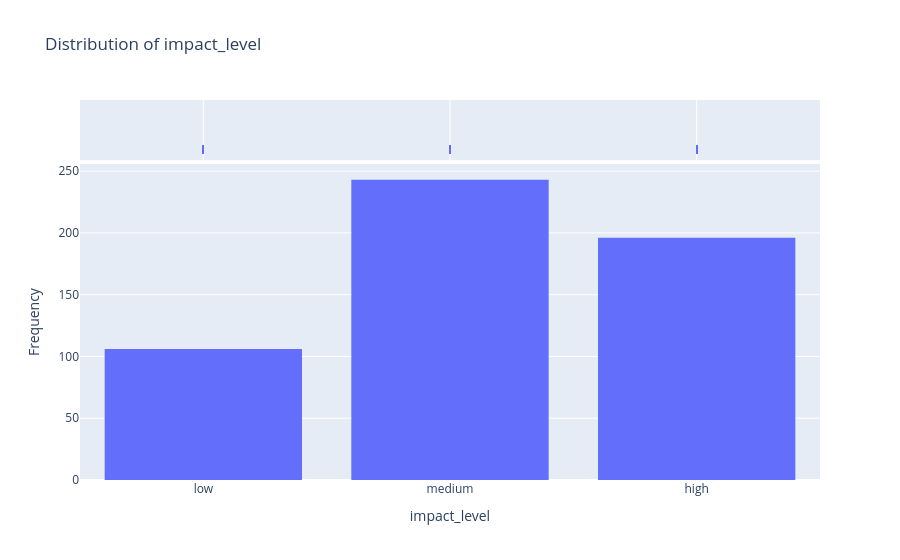

Notebook cell for this chart:
### Markdown cell above
The impact length attribute has three unique values:

- Less than 2 years: issues whose impact lasts fewer than two years,
- 2 to 5 years: issues whose impact persists between two and five years,
- More than 5 years: issues whose impact extends beyond five years.

Once again, it is important to emphasize that these categories do not indicate whether the impact is positive or negative, but only its duration

##### Distribution of impact_level

### Code cell
fig = eda_functions.histogram(train_en, 'impact_level')

### Figure 1 — Plotly figure (JSON) as saved in the notebook; plotly's stock layout.template omitted (floating-point values rounded to 4 significant figures; data arrays with more than 128 entries replaced by an {"elided": "..."} marker saying what was removed)
{"data": [{"alignmentgroup": "True", "bingroup": "x", "hovertemplate": "impact_level=%{x}<br>count=%{y}<extra></extra>", "legendgroup": "", "marker": {"color": "#636efa", "pattern": {"shape": ""}}, "name": "", "nbinsx": 30, "offsetgroup": "", "orientation": "v", "showlegend": false, "type": "histogram", "x": {"elided": "545 str values"}, "xaxis": "x", "yaxis": "y"}, {"alignmentgroup": "True", "boxpoints": "all", "fillcolor": "rgba(255,255,255,0)", "hoveron": "points", "hovertemplate": "impact_level=%{x}<extra></extra>", "jitter": 0, "legendgroup": "", "line": {"color": "rgba(255,255,255,0)"}, "marker": {"color": "#636efa", "symbol": "line-ns-open"}, "name": "", "offsetgroup": "", "showlegend": false, "type": "box", "x": {"elided": "545 str values"}, "xaxis": "x2", "yaxis": "y2"}], "layout": {"barmode": "relative", "legend": {"tracegroupgap": 0}, "title": {"text": "Distribution of impact_level"}, "xaxis": {"anchor": "y", "domain": [0, 1], "title": {"text": "impact_level"}}, "xaxis2": {"anchor": "y2", "domain": [0, 1], "matches": "x", "showgrid": true, "showticklabels": false}, "yaxis": {"anchor": "x", "domain": [0, 0.8316], "title": {"text": "Frequency"}}, "yaxis2": {"anchor": "x2", "domain": [0.8416, 1], "matches": "y2", "showgrid": false, "showline": false, "showticklabels": false, "ticks": ""}}}
